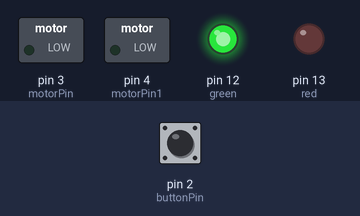
A sketch run on a simulated Arduino Uno, built with avr-gcc and run on an emulated ATmega328P. Parts: switched loads named in the sketch (green lamp = pin HIGH), output pins drawn as LEDs (lit = HIGH). Dashed ring = blinking. The test bench sets the inputs (shaded band); at power-on: pin 2 (buttonPin) LOW.

Above: at 1.2 s.
1.3 s: pin 2 (buttonPin) pulled HIGH for 0.15 s
At 5.6 s:
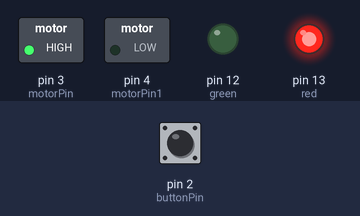
At 6.8 s:
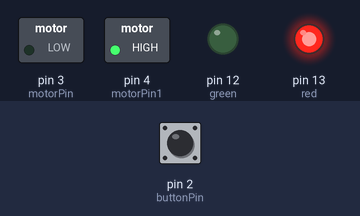
Timing chart, 0 to 11.7 s (numbered marks = the images above; inputs shaded):
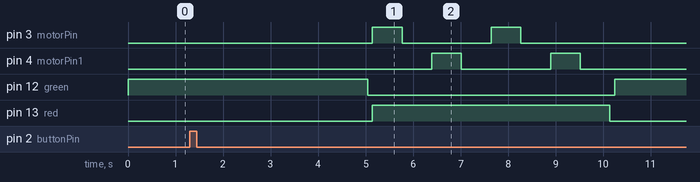

The sketch:

PushButtonVibrationArduinoCode.ino
```cpp
/*
    Vibration Motor with Arduino
    For more details, visit: https://techzeero.com/arduino-tutorials/vibration-motor-with-arduino/
*/
const int buttonPin = 2;  // the number of the pushbutton pin
const int motorPin = 3; //motor transistor is connected to pin 3
const int motorPin1 = 4;
int buttonState = 0;  //variable for reading the pushbutton status
int bpress = 0;
void setup()
{
  pinMode(motorPin, OUTPUT);
  pinMode(motorPin1, OUTPUT);
  pinMode(13, OUTPUT); // red
  pinMode(12, OUTPUT); // green
  pinMode(buttonPin, INPUT);
}

void loop()
{
  digitalWrite(12, HIGH);
  ReadButton();
  digitalWrite(12, LOW);
  delay(100);
  digitalWrite(13, HIGH);
  if (bpress == 1){
  Vibration();
  }
  else{
    delay(5000);
  }
  digitalWrite(13, LOW);
  bpress = 0;
  delay(100);

}


void Vibration() {
  digitalWrite(motorPin, HIGH); //vibrate
  delay(625);  // delay one second
  digitalWrite(motorPin, LOW);  //stop vibrating
  delay(625); //wait 50 seconds.
  digitalWrite(motorPin1, HIGH); //vibrate
  delay(625);  // delay one second
  digitalWrite(motorPin1, LOW);  //stop vibrating
  delay(625); //wait 50 seconds.
  digitalWrite(motorPin, HIGH); //vibrate
  delay(625);  // delay one second
  digitalWrite(motorPin, LOW);  //stop vibrating
  delay(625); //wait 50 seconds.
  digitalWrite(motorPin1, HIGH); //vibrate
  delay(625);  // delay one second
  digitalWrite(motorPin1, LOW);  //stop vibrating
  delay(625); //wait 50 seconds.
}

void ReadButton() {
  int i;
  for(i=0; i<=5000; i++){
    buttonState = digitalRead(buttonPin);
    if (buttonState == HIGH) {
    bpress = 1;
  }
    delay(1);

  }
}
```

Measured:
- after the input at 1.3 s, pin 3 (motorPin): alternates HIGH for 0.63 s and LOW for 1.9 s, 4 changes in all, then stays LOW, starting after 3.8 s; pin 4 (motorPin1): alternates HIGH for 0.63 s and LOW for 1.9 s, 4 changes in all, then stays LOW, starting after 5.1 s
